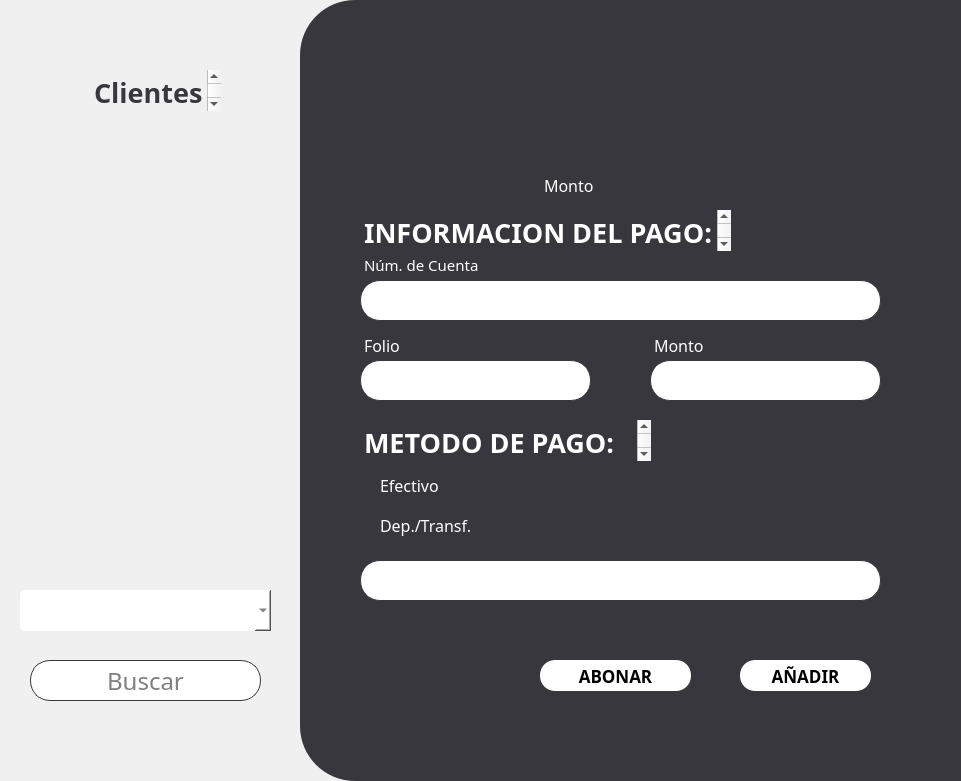
  <widget class="QFrame" name="frame_white">
   <property name="geometry">
    <rect>
     <x>340</x>
     <y>0</y>
     <width>961</width>
     <height>781</height>
    </rect>
   </property>
   <property name="styleSheet">
    <string notr="true">QFrame {
    border: none;       /* Color y grosor del borde */
    border-radius: 55px;          /* Radio de las esquinas */
    background-color: #f0f0f0;    /* Color de fondo */
    margin: 0px;                  /* Margen externo a 0 */
    padding: 0px;                 /* Espaciado interno a 0 */
}

</string>
   </property>
   <property name="frameShape">
    <enum>QFrame::StyledPanel</enum>
   </property>
   <property name="frameShadow">
    <enum>QFrame::Raised</enum>
   </property>
   <widget class="QFrame" name="frame_white_grey">
    <property name="geometry">
     <rect>
      <x>300</x>
      <y>0</y>
      <width>961</width>
      <height>781</height>
     </rect>
    </property>
    <property name="styleSheet">
     <string notr="true">QFrame {
    border: none;       /* Color y grosor del borde */
    border-radius: 55px;          /* Radio de las esquinas */
    background-color: #37373d;    /* Color de fondo */
    margin: 0px;                  /* Margen externo a 0 */
    padding: 0px;                 /* Espaciado interno a 0 */
}

</string>
    </property>
    <property name="frameShape">
     <enum>QFrame::StyledPanel</enum>
    </property>
    <property name="frameShadow">
     <enum>QFrame::Raised</enum>
    </property>
    <widget class="QRadioButton" name="EfectivoOption">
     <property name="geometry">
      <rect>
       <x>60</x>
       <y>470</y>
       <width>141</width>
       <height>31</height>
      </rect>
     </property>
     <property name="font">
      <font>
       <family>Montserrat</family>
       <pointsize>12</pointsize>
      </font>
     </property>
     <property name="styleSheet">
      <string notr="true">QRadioButton{
 background: transparent; 
color: #FFFFFF;
}</string>
     </property>
     <property name="text">
      <string>Efectivo</string>
     </property>
    </widget>
    <widget class="QRadioButton" name="DeptTransfOption">
     <property name="geometry">
      <rect>
       <x>60</x>
       <y>510</y>
       <width>141</width>
       <height>31</height>
      </rect>
     </property>
     <property name="font">
      <font>
       <family>Montserrat</family>
       <pointsize>12</pointsize>
      </font>
     </property>
     <property name="styleSheet">
      <string notr="true">QRadioButton{
 background: transparent; 
color: #FFFFFF;
}</string>
     </property>
     <property name="text">
      <string>Dep./Transf.</string>
     </property>
    </widget>
    <widget class="QPushButton" name="GuardarButton">
     <property name="geometry">
      <rect>
       <x>440</x>
       <y>660</y>
       <width>131</width>
       <height>31</height>
      </rect>
     </property>
     <property name="font">
      <font>
       <family>Montserrat</family>
       <pointsize>13</pointsize>
       <weight>75</weight>
       <bold>true</bold>
      </font>
     </property>
     <property name="styleSheet">
      <string notr="true">QPushButton{
		background: #FFFFFF; 
		 border-radius: 15px; 
}</string>
     </property>
     <property name="text">
      <string>AÑADIR</string>
     </property>
    </widget>
    <widget class="QLineEdit" name="MetodoHolder">
     <property name="geometry">
      <rect>
       <x>60</x>
       <y>560</y>
       <width>521</width>
       <height>41</height>
      </rect>
     </property>
     <property name="font">
      <font>
       <family>Montserrat</family>
       <pointsize>18</pointsize>
      </font>
     </property>
     <property name="layoutDirection">
      <enum>Qt::LeftToRight</enum>
     </property>
     <property name="styleSheet">
      <string notr="true">QLineEdit{
	border: 1px solid  #37373d;
		background: #FFFFFF; 
		 border-radius: 20px; 
}</string>
     </property>
     <property name="inputMask">
      <string/>
     </property>
     <property name="alignment">
      <set>Qt::AlignCenter</set>
     </property>
     <property name="placeholderText">
      <string/>
     </property>
    </widget>
    <widget class="QPushButton" name="AbonarButton">
     <property name="geometry">
      <rect>
       <x>240</x>
       <y>660</y>
       <width>151</width>
       <height>31</height>
      </rect>
     </property>
     <property name="font">
      <font>
       <family>Montserrat</family>
       <pointsize>13</pointsize>
       <weight>75</weight>
       <bold>true</bold>
      </font>
     </property>
     <property name="styleSheet">
      <string notr="true">QPushButton{
		background: #FFFFFF; 
		 border-radius: 15px; 
}</string>
     </property>
     <property name="text">
      <string>ABONAR</string>
     </property>
    </widget>
    <widget class="QTextBrowser" name="MetodoPago">
     <property name="geometry">
      <rect>
       <x>60</x>
       <y>420</y>
       <width>291</width>
       <height>41</height>
      </rect>
     </property>
     <property name="sizePolicy">
      <sizepolicy hsizetype="Expanding" vsizetype="Expanding">
       <horstretch>0</horstretch>
       <verstretch>0</verstretch>
      </sizepolicy>
     </property>
     <property name="font">
      <font>
       <family>Montserrat</family>
      </font>
     </property>
     <property name="toolTipDuration">
      <number>-1</number>
     </property>
     <property name="autoFillBackground">
      <bool>false</bool>
     </property>
     <property name="styleSheet">
      <string notr="true">QTextBrowser {
    background: transparent;  /* Quitar el fondo */
	color:#FFFFFF;
    border: none;             /* Quitar el borde */
	margin: 0;                /* Eliminar márgenes */
}</string>
     </property>
     <property name="html">
      <string>&lt;!DOCTYPE HTML PUBLIC &quot;-//W3C//DTD HTML 4.0//EN&quot; &quot;http://www.w3.org/TR/REC-html40/strict.dtd&quot;&gt;
&lt;html&gt;&lt;head&gt;&lt;meta name=&quot;qrichtext&quot; content=&quot;1&quot; /&gt;&lt;style type=&quot;text/css&quot;&gt;
p, li { white-space: pre-wrap; }
&lt;/style&gt;&lt;/head&gt;&lt;body style=&quot; font-family:'Montserrat'; font-size:8.25pt; font-weight:400; font-style:normal;&quot;&gt;
&lt;p style=&quot; margin-top:0px; margin-bottom:0px; margin-left:0px; margin-right:0px; -qt-block-indent:0; text-indent:0px;&quot;&gt;&lt;span style=&quot; font-family:'MS Shell Dlg 2'; font-size:20pt; font-weight:600;&quot;&gt;METODO DE PAGO:&lt;/span&gt;&lt;/p&gt;&lt;/body&gt;&lt;/html&gt;</string>
     </property>
    </widget>
    <widget class="QTextBrowser" name="InfoPago">
     <property name="geometry">
      <rect>
       <x>60</x>
       <y>210</y>
       <width>371</width>
       <height>41</height>
      </rect>
     </property>
     <property name="sizePolicy">
      <sizepolicy hsizetype="Expanding" vsizetype="Expanding">
       <horstretch>0</horstretch>
       <verstretch>0</verstretch>
      </sizepolicy>
     </property>
     <property name="font">
      <font>
       <family>Montserrat</family>
      </font>
     </property>
     <property name="toolTipDuration">
      <number>-1</number>
     </property>
     <property name="autoFillBackground">
      <bool>false</bool>
     </property>
     <property name="styleSheet">
      <string notr="true">QTextBrowser {
    background: transparent;  /* Quitar el fondo */
	color:#FFFFFF;
    border: none;             /* Quitar el borde */
	margin: 0;                /* Eliminar márgenes */
}</string>
     </property>
     <property name="html">
      <string>&lt;!DOCTYPE HTML PUBLIC &quot;-//W3C//DTD HTML 4.0//EN&quot; &quot;http://www.w3.org/TR/REC-html40/strict.dtd&quot;&gt;
&lt;html&gt;&lt;head&gt;&lt;meta name=&quot;qrichtext&quot; content=&quot;1&quot; /&gt;&lt;style type=&quot;text/css&quot;&gt;
p, li { white-space: pre-wrap; }
&lt;/style&gt;&lt;/head&gt;&lt;body style=&quot; font-family:'Montserrat'; font-size:8.25pt; font-weight:400; font-style:normal;&quot;&gt;
&lt;p style=&quot; margin-top:0px; margin-bottom:0px; margin-left:0px; margin-right:0px; -qt-block-indent:0; text-indent:0px;&quot;&gt;&lt;span style=&quot; font-family:'MS Shell Dlg 2'; font-size:20pt; font-weight:600;&quot;&gt;INFORMACION DEL PAGO:&lt;/span&gt;&lt;/p&gt;&lt;/body&gt;&lt;/html&gt;</string>
     </property>
    </widget>
    <widget class="QLineEdit" name="NumCuentaHolder">
     <property name="geometry">
      <rect>
       <x>60</x>
       <y>280</y>
       <width>521</width>
       <height>41</height>
      </rect>
     </property>
     <property name="font">
      <font>
       <family>Montserrat</family>
       <pointsize>18</pointsize>
      </font>
     </property>
     <property name="layoutDirection">
      <enum>Qt::LeftToRight</enum>
     </property>
     <property name="styleSheet">
      <string notr="true">QLineEdit{
	border: 1px solid  #37373d;
		background: #FFFFFF; 
		 border-radius: 20px; 
}</string>
     </property>
     <property name="inputMask">
      <string/>
     </property>
     <property name="alignment">
      <set>Qt::AlignCenter</set>
     </property>
     <property name="placeholderText">
      <string/>
     </property>
    </widget>
    <widget class="QTextBrowser" name="NumCuenta">
     <property name="geometry">
      <rect>
       <x>60</x>
       <y>250</y>
       <width>291</width>
       <height>41</height>
      </rect>
     </property>
     <property name="sizePolicy">
      <sizepolicy hsizetype="Expanding" vsizetype="Expanding">
       <horstretch>0</horstretch>
       <verstretch>0</verstretch>
      </sizepolicy>
     </property>
     <property name="font">
      <font>
       <family>Montserrat</family>
       <pointsize>5</pointsize>
      </font>
     </property>
     <property name="toolTipDuration">
      <number>-1</number>
     </property>
     <property name="autoFillBackground">
      <bool>false</bool>
     </property>
     <property name="styleSheet">
      <string notr="true">QTextBrowser {
    background: transparent;  /* Quitar el fondo */
	color:#FFFFFF;
    border: none;             /* Quitar el borde */
	margin: 0;                /* Eliminar márgenes */
}</string>
     </property>
     <property name="html">
      <string>&lt;!DOCTYPE HTML PUBLIC &quot;-//W3C//DTD HTML 4.0//EN&quot; &quot;http://www.w3.org/TR/REC-html40/strict.dtd&quot;&gt;
&lt;html&gt;&lt;head&gt;&lt;meta name=&quot;qrichtext&quot; content=&quot;1&quot; /&gt;&lt;style type=&quot;text/css&quot;&gt;
p, li { white-space: pre-wrap; }
&lt;/style&gt;&lt;/head&gt;&lt;body style=&quot; font-family:'Montserrat'; font-size:5pt; font-weight:400; font-style:normal;&quot;&gt;
&lt;p style=&quot; margin-top:0px; margin-bottom:0px; margin-left:0px; margin-right:0px; -qt-block-indent:0; text-indent:0px;&quot;&gt;&lt;span style=&quot; font-size:11pt;&quot;&gt;Núm. de Cuenta&lt;/span&gt;&lt;/p&gt;&lt;/body&gt;&lt;/html&gt;</string>
     </property>
    </widget>
    <widget class="QLineEdit" name="FolioHolder">
     <property name="geometry">
      <rect>
       <x>60</x>
       <y>360</y>
       <width>231</width>
       <height>41</height>
      </rect>
     </property>
     <property name="font">
      <font>
       <family>Montserrat</family>
       <pointsize>18</pointsize>
      </font>
     </property>
     <property name="layoutDirection">
      <enum>Qt::LeftToRight</enum>
     </property>
     <property name="styleSheet">
      <string notr="true">QLineEdit{
	border: 1px solid  #37373d;
		background: #FFFFFF; 
		 border-radius: 20px; 
}</string>
     </property>
     <property name="inputMask">
      <string/>
     </property>
     <property name="alignment">
      <set>Qt::AlignCenter</set>
     </property>
     <property name="placeholderText">
      <string/>
     </property>
    </widget>
    <widget class="QTextBrowser" name="Folio">
     <property name="geometry">
      <rect>
       <x>60</x>
       <y>330</y>
       <width>201</width>
       <height>41</height>
      </rect>
     </property>
     <property name="sizePolicy">
      <sizepolicy hsizetype="Expanding" vsizetype="Expanding">
       <horstretch>0</horstretch>
       <verstretch>0</verstretch>
      </sizepolicy>
     </property>
     <property name="font">
      <font>
       <family>Montserrat</family>
       <pointsize>5</pointsize>
      </font>
     </property>
     <property name="toolTipDuration">
      <number>-1</number>
     </property>
     <property name="autoFillBackground">
      <bool>false</bool>
     </property>
     <property name="styleSheet">
      <string notr="true">QTextBrowser {
    background: transparent;  /* Quitar el fondo */
	color:#FFFFFF;
    border: none;             /* Quitar el borde */
	margin: 0;                /* Eliminar márgenes */
}</string>
     </property>
     <property name="html">
      <string>&lt;!DOCTYPE HTML PUBLIC &quot;-//W3C//DTD HTML 4.0//EN&quot; &quot;http://www.w3.org/TR/REC-html40/strict.dtd&quot;&gt;
&lt;html&gt;&lt;head&gt;&lt;meta name=&quot;qrichtext&quot; content=&quot;1&quot; /&gt;&lt;style type=&quot;text/css&quot;&gt;
p, li { white-space: pre-wrap; }
&lt;/style&gt;&lt;/head&gt;&lt;body style=&quot; font-family:'Montserrat'; font-size:5pt; font-weight:400; font-style:normal;&quot;&gt;
&lt;p style=&quot; margin-top:0px; margin-bottom:0px; margin-left:0px; margin-right:0px; -qt-block-indent:0; text-indent:0px;&quot;&gt;&lt;span style=&quot; font-size:12pt;&quot;&gt;Folio&lt;/span&gt;&lt;/p&gt;&lt;/body&gt;&lt;/html&gt;</string>
     </property>
    </widget>
    <widget class="QTextBrowser" name="MontoText_2">
     <property name="geometry">
      <rect>
       <x>350</x>
       <y>330</y>
       <width>201</width>
       <height>41</height>
      </rect>
     </property>
     <property name="sizePolicy">
      <sizepolicy hsizetype="Expanding" vsizetype="Expanding">
       <horstretch>0</horstretch>
       <verstretch>0</verstretch>
      </sizepolicy>
     </property>
     <property name="font">
      <font>
       <family>Montserrat</family>
       <pointsize>5</pointsize>
      </font>
     </property>
     <property name="toolTipDuration">
      <number>-1</number>
     </property>
     <property name="autoFillBackground">
      <bool>false</bool>
     </property>
     <property name="styleSheet">
      <string notr="true">QTextBrowser {
    background: transparent;  /* Quitar el fondo */
	color:#FFFFFF;
    border: none;             /* Quitar el borde */
	margin: 0;                /* Eliminar márgenes */
}</string>
     </property>
     <property name="html">
      <string>&lt;!DOCTYPE HTML PUBLIC &quot;-//W3C//DTD HTML 4.0//EN&quot; &quot;http://www.w3.org/TR/REC-html40/strict.dtd&quot;&gt;
&lt;html&gt;&lt;head&gt;&lt;meta name=&quot;qrichtext&quot; content=&quot;1&quot; /&gt;&lt;style type=&quot;text/css&quot;&gt;
p, li { white-space: pre-wrap; }
&lt;/style&gt;&lt;/head&gt;&lt;body style=&quot; font-family:'Montserrat'; font-size:5pt; font-weight:400; font-style:normal;&quot;&gt;
&lt;p style=&quot; margin-top:0px; margin-bottom:0px; margin-left:0px; margin-right:0px; -qt-block-indent:0; text-indent:0px;&quot;&gt;&lt;span style=&quot; font-size:12pt;&quot;&gt;Monto&lt;/span&gt;&lt;/p&gt;&lt;/body&gt;&lt;/html&gt;</string>
     </property>
    </widget>
    <widget class="QLineEdit" name="MontoHolder">
     <property name="geometry">
      <rect>
       <x>350</x>
       <y>360</y>
       <width>231</width>
       <height>41</height>
      </rect>
     </property>
     <property name="font">
      <font>
       <family>Montserrat</family>
       <pointsize>18</pointsize>
      </font>
     </property>
     <property name="layoutDirection">
      <enum>Qt::LeftToRight</enum>
     </property>
     <property name="styleSheet">
      <string notr="true">QLineEdit{
	border: 1px solid  #37373d;
		background: #FFFFFF; 
		 border-radius: 20px; 
}</string>
     </property>
     <property name="inputMask">
      <string/>
     </property>
     <property name="alignment">
      <set>Qt::AlignCenter</set>
     </property>
     <property name="placeholderText">
      <string/>
     </property>
    </widget>
    <widget class="QTextBrowser" name="Adeudo">
     <property name="geometry">
      <rect>
       <x>60</x>
       <y>150</y>
       <width>181</width>
       <height>41</height>
      </rect>
     </property>
     <property name="sizePolicy">
      <sizepolicy hsizetype="Expanding" vsizetype="Expanding">
       <horstretch>0</horstretch>
       <verstretch>0</verstretch>
      </sizepolicy>
     </property>
     <property name="font">
      <font>
       <family>Montserrat</family>
       <pointsize>5</pointsize>
      </font>
     </property>
     <property name="toolTipDuration">
      <number>-1</number>
     </property>
     <property name="autoFillBackground">
      <bool>false</bool>
     </property>
     <property name="styleSheet">
      <string notr="true">QTextBrowser {
    background: transparent;  /* Quitar el fondo */
	color:#FFFFFF;
    border: none;             /* Quitar el borde */
	margin: 0;                /* Eliminar márgenes */
}</string>
     </property>
     <property name="html">
      <string>&lt;!DOCTYPE HTML PUBLIC &quot;-//W3C//DTD HTML 4.0//EN&quot; &quot;http://www.w3.org/TR/REC-html40/strict.dtd&quot;&gt;
&lt;html&gt;&lt;head&gt;&lt;meta name=&quot;qrichtext&quot; content=&quot;1&quot; /&gt;&lt;style type=&quot;text/css&quot;&gt;
p, li { white-space: pre-wrap; }
&lt;/style&gt;&lt;/head&gt;&lt;body style=&quot; font-family:'Montserrat'; font-size:5pt; font-weight:400; font-style:normal;&quot;&gt;
&lt;p style=&quot;-qt-paragraph-type:empty; margin-top:0px; margin-bottom:0px; margin-left:0px; margin-right:0px; -qt-block-indent:0; text-indent:0px;&quot;&gt;&lt;br /&gt;&lt;/p&gt;&lt;/body&gt;&lt;/html&gt;</string>
     </property>
    </widget>
    <widget class="QTextBrowser" name="MontoText">
     <property name="geometry">
      <rect>
       <x>240</x>
       <y>170</y>
       <width>81</width>
       <height>41</height>
      </rect>
     </property>
     <property name="sizePolicy">
      <sizepolicy hsizetype="Expanding" vsizetype="Expanding">
       <horstretch>0</horstretch>
       <verstretch>0</verstretch>
      </sizepolicy>
     </property>
     <property name="font">
      <font>
       <family>Montserrat</family>
       <pointsize>5</pointsize>
      </font>
     </property>
     <property name="toolTipDuration">
      <number>-1</number>
     </property>
     <property name="autoFillBackground">
      <bool>false</bool>
     </property>
     <property name="styleSheet">
      <string notr="true">QTextBrowser {
    background: transparent;  /* Quitar el fondo */
	color:#FFFFFF;
    border: none;             /* Quitar el borde */
	margin: 0;                /* Eliminar márgenes */
}</string>
     </property>
     <property name="html">
      <string>&lt;!DOCTYPE HTML PUBLIC &quot;-//W3C//DTD HTML 4.0//EN&quot; &quot;http://www.w3.org/TR/REC-html40/strict.dtd&quot;&gt;
&lt;html&gt;&lt;head&gt;&lt;meta name=&quot;qrichtext&quot; content=&quot;1&quot; /&gt;&lt;style type=&quot;text/css&quot;&gt;
p, li { white-space: pre-wrap; }
&lt;/style&gt;&lt;/head&gt;&lt;body style=&quot; font-family:'Montserrat'; font-size:5pt; font-weight:400; font-style:normal;&quot;&gt;
&lt;p style=&quot; margin-top:0px; margin-bottom:0px; margin-left:0px; margin-right:0px; -qt-block-indent:0; text-indent:0px;&quot;&gt;&lt;span style=&quot; font-size:12pt;&quot;&gt;Monto&lt;/span&gt;&lt;/p&gt;&lt;/body&gt;&lt;/html&gt;</string>
     </property>
    </widget>
    <widget class="QTextBrowser" name="Adeudo_2">
     <property name="geometry">
      <rect>
       <x>60</x>
       <y>70</y>
       <width>331</width>
       <height>61</height>
      </rect>
     </property>
     <property name="sizePolicy">
      <sizepolicy hsizetype="Expanding" vsizetype="Expanding">
       <horstretch>0</horstretch>
       <verstretch>0</verstretch>
      </sizepolicy>
     </property>
     <property name="font">
      <font>
       <family>Montserrat</family>
       <pointsize>5</pointsize>
       <weight>50</weight>
       <bold>false</bold>
      </font>
     </property>
     <property name="toolTipDuration">
      <number>-1</number>
     </property>
     <property name="autoFillBackground">
      <bool>false</bool>
     </property>
     <property name="styleSheet">
      <string notr="true">QTextBrowser {
    background: transparent;  /* Quitar el fondo */
	color:#FFFFFF;
    border: none;             /* Quitar el borde */
	margin: 0;                /* Eliminar márgenes */
}</string>
     </property>
     <property name="html">
      <string>&lt;!DOCTYPE HTML PUBLIC &quot;-//W3C//DTD HTML 4.0//EN&quot; &quot;http://www.w3.org/TR/REC-html40/strict.dtd&quot;&gt;
&lt;html&gt;&lt;head&gt;&lt;meta name=&quot;qrichtext&quot; content=&quot;1&quot; /&gt;&lt;style type=&quot;text/css&quot;&gt;
p, li { white-space: pre-wrap; }
&lt;/style&gt;&lt;/head&gt;&lt;body style=&quot; font-family:'Montserrat'; font-size:5pt; font-weight:400; font-style:normal;&quot;&gt;
&lt;p style=&quot;-qt-paragraph-type:empty; margin-top:0px; margin-bottom:0px; margin-left:0px; margin-right:0px; -qt-block-indent:0; text-indent:0px;&quot;&gt;&lt;br /&gt;&lt;/p&gt;&lt;/body&gt;&lt;/html&gt;</string>
     </property>
    </widget>
   </widget>
   <widget class="QTextBrowser" name="Clientes">
    <property name="geometry">
     <rect>
      <x>90</x>
      <y>70</y>
      <width>131</width>
      <height>41</height>
     </rect>
    </property>
    <property name="sizePolicy">
     <sizepolicy hsizetype="Expanding" vsizetype="Expanding">
      <horstretch>0</horstretch>
      <verstretch>0</verstretch>
     </sizepolicy>
    </property>
    <property name="font">
     <font>
      <family>Montserrat</family>
     </font>
    </property>
    <property name="toolTipDuration">
     <number>-1</number>
    </property>
    <property name="autoFillBackground">
     <bool>false</bool>
    </property>
    <property name="styleSheet">
     <string notr="true">QTextBrowser {
    background: transparent;  /* Quitar el fondo */
	color:#37373d;
    border: none;             /* Quitar el borde */
	margin: 0;                /* Eliminar márgenes */
}</string>
    </property>
    <property name="html">
     <string>&lt;!DOCTYPE HTML PUBLIC &quot;-//W3C//DTD HTML 4.0//EN&quot; &quot;http://www.w3.org/TR/REC-html40/strict.dtd&quot;&gt;
&lt;html&gt;&lt;head&gt;&lt;meta name=&quot;qrichtext&quot; content=&quot;1&quot; /&gt;&lt;style type=&quot;text/css&quot;&gt;
p, li { white-space: pre-wrap; }
&lt;/style&gt;&lt;/head&gt;&lt;body style=&quot; font-family:'Montserrat'; font-size:8.25pt; font-weight:400; font-style:normal;&quot;&gt;
&lt;p style=&quot; margin-top:0px; margin-bottom:0px; margin-left:0px; margin-right:0px; -qt-block-indent:0; text-indent:0px;&quot;&gt;&lt;span style=&quot; font-family:'MS Shell Dlg 2'; font-size:20pt; font-weight:600;&quot;&gt;Clientes&lt;/span&gt;&lt;/p&gt;&lt;/body&gt;&lt;/html&gt;</string>
    </property>
   </widget>
   <widget class="QListView" name="listViewClients">
    <property name="geometry">
     <rect>
      <x>40</x>
      <y>141</y>
      <width>221</width>
      <height>411</height>
     </rect>
    </property>
    <property name="font">
     <font>
      <family>Montserrat</family>
      <pointsize>16</pointsize>
     </font>
    </property>
   </widget>
   <widget class="QLineEdit" name="lineEdit">
    <property name="geometry">
     <rect>
      <x>30</x>
      <y>660</y>
      <width>231</width>
      <height>41</height>
     </rect>
    </property>
    <property name="font">
     <font>
      <family>Montserrat</family>
      <pointsize>18</pointsize>
     </font>
    </property>
    <property name="layoutDirection">
     <enum>Qt::LeftToRight</enum>
    </property>
    <property name="styleSheet">
     <string notr="true">QLineEdit{
	border: 1px solid  #37373d;
		background: #FFFFFF; 
		 border-radius: 20px; 
}</string>
    </property>
    <property name="inputMask">
     <string/>
    </property>
    <property name="alignment">
     <set>Qt::AlignCenter</set>
    </property>
    <property name="placeholderText">
     <string>Buscar</string>
    </property>
   </widget>
   <widget class="QComboBox" name="Select1">
    <property name="geometry">
     <rect>
      <x>20</x>
      <y>590</y>
      <width>251</width>
      <height>41</height>
     </rect>
    </property>
    <property name="font">
     <font>
      <family>Montserrat</family>
      <pointsize>-1</pointsize>
     </font>
    </property>
    <property name="styleSheet">
     <string notr="true">QComboBox{
 	background: #FFFFFF;
	color: #37373d;
	border-radius: 5px;
	font-family: Montserrat; /* Type of font */
    font-size: 16px;                /* Size of the text */
}</string>
    </property>
   </widget>
  </widget>
